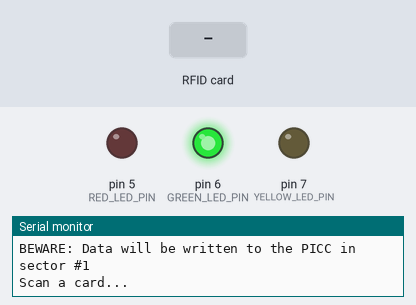
Recording of a sketch running on a simulated Arduino Uno, built with avr-gcc and run on an emulated ATmega328P. Parts: output pins drawn as LEDs (lit = HIGH), the last lines printed to the serial monitor. The test bench sets the inputs (shaded band). Pins used as bus, display or sensor lines are not drawn.

Above: at 0.2 s.
At 1.5 s:
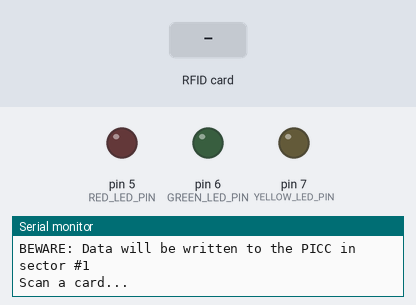
1.6 s: RFID card 5E 7A 19 C4 held to the reader
At 2.2 s:
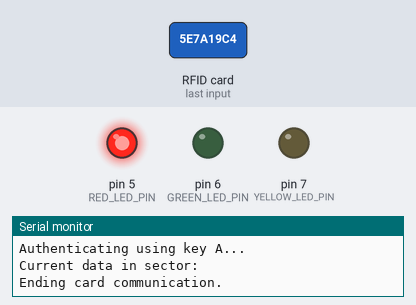
Timing chart, 0 to 5.1 s (numbered marks = the images above; inputs shaded):
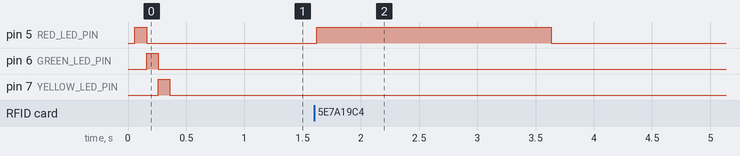

Measured:
- after the input at 1.6 s, pin 5 (RED_LED_PIN): LOW → HIGH at once, → LOW 2.0 s later

The sketch:

CardCounter.ino
```cpp
/*

  RFID/CardCounter
  Simple demonstratration of reading an writing value blocks with an RC522 RFID reader and MIFARE Classic cards.

  For info and circuit diagrams see https://github.com/tardate/LittleArduinoProjects/tree/main/playground/RFID/CardCounter

 */

#include "card_interface.h"
#include "charge_indicator.h"

const int RED_LED_PIN    = 5;
const int GREEN_LED_PIN  = 6;
const int YELLOW_LED_PIN = 7;

const int RST_PIN = 9;
const int SS_PIN  = 10;

MFRC522 mfrc522(SS_PIN, RST_PIN);

MFRC522::MIFARE_Key key = {0xff, 0xff, 0xff, 0xff, 0xff, 0xff}; // factory default

CardInterface card(&mfrc522, &key);

ChargeIndicator charger(RED_LED_PIN, GREEN_LED_PIN, YELLOW_LED_PIN);


/**
 * Initialize.
 */
void setup() {
  Serial.begin(115200);
  while (!Serial);
  card.begin();
  charger.begin();
}


/**
 * Main loop.
 */
void loop() {
  if (card.authenticated()) {
    card.dump_sector();
    if (card.charged()) {
      if (card.deduct()) {
        charger.start_deduct();
      } else {
        charger.start_reset();
        card.factory_reset();
      }
    } else {
      charger.start_charge();
      card.personalize();
    }
    card.dump_sector();
    card.halt();
    charger.end_state();
  }
}
```

card_interface.cpp
```cpp
#include "card_interface.h"


void dump_byte_array(byte *buffer, byte bufferSize) {
    for (byte i = 0; i < bufferSize; i++) {
        Serial.print(buffer[i] < 0x10 ? " 0" : " ");
        Serial.print(buffer[i], HEX);
    }
}


CardInterface::CardInterface(MFRC522 *mfrc522, MFRC522::MIFARE_Key *key) : trailer_buffer {} {
  this->mfrc522 = mfrc522;
  this->key_pointer = key;
}


void CardInterface::begin() {
  SPI.begin();
  mfrc522->PCD_Init();

  Serial.println(F("CardCounter MIFARE Classic value block demonstration."));
  Serial.print(F("Using key A/B = "));
  dump_byte_array(key_pointer->keyByte, MFRC522::MF_KEY_SIZE);
  Serial.println();
  Serial.print(F("BEWARE: Data will be written to the PICC in sector #"));
  Serial.println(DATA_SECTOR);
  Serial.println(F("Scan a card..."));
}


bool CardInterface::authenticated() {
  if (!mfrc522->PICC_IsNewCardPresent()) return false;
  if (!mfrc522->PICC_ReadCardSerial()) return false;

  Serial.print(F("Card UID:"));
  dump_byte_array(mfrc522->uid.uidByte, mfrc522->uid.size);
  Serial.println();
  Serial.print(F("PICC type: "));
  MFRC522::PICC_Type piccType = mfrc522->PICC_GetType(mfrc522->uid.sak);
  Serial.println(mfrc522->PICC_GetTypeName(piccType));

  if (    piccType != MFRC522::PICC_TYPE_MIFARE_MINI
      &&  piccType != MFRC522::PICC_TYPE_MIFARE_1K
      &&  piccType != MFRC522::PICC_TYPE_MIFARE_4K) {
    Serial.println(F("Sorry, only works with MIFARE Classic cards."));
    return false;
  }

  return auth_key_A() && read_trailer();
}


bool CardInterface::charged() {
  byte access_bits[4] = {};
  mfrc522->MIFARE_SetAccessBits(&access_bits[0], 6, 6, 0, 3);
  return (
    trailer_buffer[6] == access_bits[0]
    && trailer_buffer[7] == access_bits[1]
    && trailer_buffer[8] == access_bits[2]
  );
}


bool CardInterface::deduct() {
  int32_t charge_value = get_value(CHARGE_BLOCK);
  if (charge_value > 0) {
    Serial.println(F("Performing deduction from the card.."));
    if (!auth_key_B()) return false; // assuming key B is required for block write
    increment(USAGE_BLOCK) && transfer(USAGE_BLOCK) && decrement(CHARGE_BLOCK) && transfer(CHARGE_BLOCK);
    return auth_key_A();
  } else {
    return false;
  }
}


bool CardInterface::personalize() {
  Serial.print(F("Personalizing the card and applying initial charge in sector #"));
  Serial.println(DATA_SECTOR);

  byte buffer[16] = {};

  format_value_block(CHARGE_BLOCK, INITIAL_CHARGE, CHARGE_ADDRESS);
  format_value_block(USAGE_BLOCK, INITIAL_USAGE, USAGE_ADDRESS);
  write_block(NULL_BLOCK, buffer);

  setup_as_trailer_block(buffer, 6, 6, 0, 3);
  if (write_block(TRAILER_BLOCK, buffer)) {
    Serial.println(F("Personalization complete."));
    return true;
  } else {
    return false;
  }
}


bool CardInterface::factory_reset() {
  Serial.print(F("Reseting transport configuration for sector #"));
  Serial.println(DATA_SECTOR);

  byte buffer[16] = {};

  if (!auth_key_B()) return false; // assuming key B is required for block write

  write_block(CHARGE_BLOCK, buffer);
  write_block(USAGE_BLOCK, buffer);
  write_block(NULL_BLOCK, buffer);

  setup_as_trailer_block(buffer,0, 0, 0, 1);
  if (write_block(TRAILER_BLOCK, buffer)) {
    Serial.println(F("Reset complete."));
  }

  return auth_key_A();
}


void CardInterface::halt() {
  Serial.println(F("Ending card communication."));
  mfrc522->PICC_HaltA();
  mfrc522->PCD_StopCrypto1();
}


void CardInterface::dump_sector() {
  Serial.println(F("Current data in sector:"));
  mfrc522->PICC_DumpMifareClassicSectorToSerial(&(mfrc522->uid), key_pointer, DATA_SECTOR);
  Serial.println();
}


bool CardInterface::evaluate_status(MFRC522::StatusCode status) {
  if (status != MFRC522::STATUS_OK) {
    Serial.print(F("MIFARE transaction failed: "));
    Serial.println(mfrc522->GetStatusCodeName(status));
    return false;
  } else {
    return true;
  }
}


bool CardInterface::auth_key_A() {
  Serial.println(F("Authenticating using key A..."));
  return evaluate_status(
    mfrc522->PCD_Authenticate(MFRC522::PICC_CMD_MF_AUTH_KEY_A, TRAILER_BLOCK, key_pointer, &(mfrc522->uid))
  );
}


bool CardInterface::auth_key_B() {
  Serial.println(F("Authenticating using key B..."));
  return evaluate_status(
    mfrc522->PCD_Authenticate(MFRC522::PICC_CMD_MF_AUTH_KEY_B, TRAILER_BLOCK, key_pointer, &(mfrc522->uid))
  );
}


bool CardInterface::write_block(byte block, byte *buffer) {
  return evaluate_status(
    mfrc522->MIFARE_Write(block, buffer, 16)
  );
}


bool CardInterface::read_block(byte block, byte *buffer) {
  byte size = 18;
  return evaluate_status(
    mfrc522->MIFARE_Read(block, buffer, &size)
  );
}


int32_t CardInterface::get_value(byte block) {
  int32_t value = 0;
  evaluate_status(
    mfrc522->MIFARE_GetValue(block, &value)
  );
  return value;
}

bool CardInterface::increment(byte block) {
  return evaluate_status(
    mfrc522->MIFARE_Increment(block, 1)
  );
}


bool CardInterface::decrement(byte block) {
  return evaluate_status(
    mfrc522->MIFARE_Decrement(block, 1)
  );
}


bool CardInterface::transfer(byte block) {
  return evaluate_status(
    mfrc522->MIFARE_Transfer(block)
  );
}


bool CardInterface::read_trailer() {
  Serial.println(F("Reading sector trailer..."));
  return read_block(TRAILER_BLOCK, trailer_buffer);
}


void CardInterface::setup_as_trailer_block(byte *buffer, byte g0, byte g1, byte g2, byte g3) {
  for (byte i = 0; i < MFRC522::MF_KEY_SIZE; i++) {
      buffer[i] = key_pointer->keyByte[i];
      buffer[i + 10] = key_pointer->keyByte[i];
  }
  mfrc522->MIFARE_SetAccessBits(&buffer[6], g0, g1, g2, g3);
}


void CardInterface::format_value_block(byte block, int32_t initial_value, byte initial_address) {
  byte buffer[18];

  Serial.print(F("Reading block ")); Serial.println(block);
  if (!read_block(block, buffer)) {
    return;
  }

  if (    (buffer[0] == (byte)~buffer[4])
      &&  (buffer[1] == (byte)~buffer[5])
      &&  (buffer[2] == (byte)~buffer[6])
      &&  (buffer[3] == (byte)~buffer[7])

      &&  (buffer[0] == buffer[8])
      &&  (buffer[1] == buffer[9])
      &&  (buffer[2] == buffer[10])
      &&  (buffer[3] == buffer[11])

      &&  (buffer[12] == (byte)~buffer[13])
      &&  (buffer[12] ==        buffer[14])
      &&  (buffer[12] == (byte)~buffer[15])) {
      Serial.println(F("Block has correct Value Block format."));
  }
  else {
      Serial.println(F("Formatting as Value Block..."));
      int32_t initial_value_complement = ~initial_value;
      byte *vb = (byte*)&initial_value;
      byte *vbc = (byte*)&initial_value_complement;

      byte value_buffer[] = {
          *vb, *(vb + 1), *(vb + 2), *(vb + 3),
          *vbc, *(vbc + 1), *(vbc + 2), *(vbc + 3),
          *vb, *(vb + 1), *(vb + 2), *(vb + 3),
          initial_address,
          (byte)~initial_address,
          initial_address,
          (byte)~initial_address
      };
      write_block(block, value_buffer);
  }
}
```

card_interface.h
```cpp
/*

  A simplified MFRC522 interface

*/

#pragma once

#include <Arduino.h>
#include <SPI.h>
#include <MFRC522.h>


const byte DATA_SECTOR       = 1; // Defines the sector used for the demo: sector 1, from block 4 to block 7
const byte CHARGE_BLOCK      = 4; // the charge value block
const byte USAGE_BLOCK       = 5; // the usage value block
const byte NULL_BLOCK        = 6; // unused
const byte TRAILER_BLOCK     = 7; // sector trailer


const byte CHARGE_ADDRESS    = 0xf0; // arbitrary address for the charge value block
const byte USAGE_ADDRESS     = 0x0f; // arbitrary address for the usage value block


const int32_t INITIAL_CHARGE = 3;
const int32_t INITIAL_USAGE  = 0;


class CardInterface {

  public:

    CardInterface(MFRC522 *mfrc522, MFRC522::MIFARE_Key *key);

    /**
     * Initializes the SPI bus and MFRC522
     */
    void begin();

    /**
     * Returns true if card detected and authenticated
     */
    bool authenticated();

    /**
     * Returns true if card is personalised and charged
     */
    bool charged();

    /**
     * Returns true if a deduction was successful.
     * Returns false if failed because no balance remaining.
     */
    bool deduct();

    /**
     * Setup the card with initial charge
     */
    bool personalize();

    /**
     * Resets the data sector to default transport configuration
     */
    bool factory_reset();

    /**
     * Ends communication with a card
     */
    void halt();

    /**
     * Dumps the current sector data to Serial
     */
    void dump_sector();

  private:

    MFRC522 *mfrc522;
    MFRC522::MIFARE_Key *key_pointer;
    byte trailer_buffer[18];

    /**
     * Returns true if status code provided checks OK
     */
    bool evaluate_status(MFRC522::StatusCode status);

    /**
     * Returns true if authentication with key A succeeds
     */
    bool auth_key_A();

    /**
     * Returns true if authentication with key B succeeds
     */
    bool auth_key_B();

    /**
     * Writes the specified 16-byte block
     */
    bool write_block(byte block, byte *buffer);

    /**
     * Reads the specified block into an 18-byte buffer
     */
    bool read_block(byte block, byte *buffer);

    /**
     * Returns the value from the specified value block
     */
    int32_t get_value(byte block);

    /**
     * Increments specified value block (by 1)
     */
    bool increment(byte block);

    /**
     * Decrements specified value block (by 1)
     */
    bool decrement(byte block);

    /**
     * Performs transfer for specified value block
     */
    bool transfer(byte block);

    /**
     * Reads the trailer to trailer_buffer
     */
    bool read_trailer();

    /**
     * Initialises buffer as trailer block structure and values
     */
    void setup_as_trailer_block(byte *buffer, byte g0, byte g1, byte g2, byte g3);

    /**
     * Ensure that a given block is formatted as a Value Block.
     */
    void format_value_block(byte block, int32_t initial_value, byte initial_address);

};


/**
 * Helper routine to dump a byte array as hex values to Serial.
 */
void dump_byte_array(byte *buffer, byte bufferSize);
```

charge_indicator.cpp
```cpp
#include "charge_indicator.h"


ChargeIndicator::ChargeIndicator(int reset_led_pin, int recharge_led_pin, int deduct_led_pin) {
  this->reset_led_pin = reset_led_pin;
  this->recharge_led_pin = recharge_led_pin;
  this->deduct_led_pin = deduct_led_pin;
  end_state_delay = DEFAULT_DELAY;
}


void ChargeIndicator::begin() {
  pinMode(reset_led_pin, OUTPUT);
  pinMode(recharge_led_pin, OUTPUT);
  pinMode(deduct_led_pin, OUTPUT);
  hello();
}


void ChargeIndicator::start_charge() {
  end_state_delay = CHARGE_DELAY;
  digitalWrite(recharge_led_pin, HIGH);
}


void ChargeIndicator::start_reset() {
  end_state_delay = RESET_DELAY;
  digitalWrite(reset_led_pin, HIGH);
}


void ChargeIndicator::start_deduct() {
  end_state_delay = DEDUCT_DELAY;
  digitalWrite(deduct_led_pin, HIGH);
}


void ChargeIndicator::end_state() {
  delay(end_state_delay);
  end_state_delay = DEFAULT_DELAY;
  digitalWrite(reset_led_pin, LOW);
  digitalWrite(recharge_led_pin, LOW);
  digitalWrite(deduct_led_pin, LOW);
}


void ChargeIndicator::hello() {
  int duration = 100;
  flash(reset_led_pin, duration);
  flash(recharge_led_pin, duration);
  flash(deduct_led_pin, duration);
}


void ChargeIndicator::flash(int pin, int duration) {
  digitalWrite(pin, HIGH);
  delay(duration);
  digitalWrite(pin, LOW);
}
```

charge_indicator.h
```cpp
/*

  Controls charging/card control indicator LEDs.

*/

#pragma once

#include <Arduino.h>

const int DEFAULT_DELAY = 3000;
const int CHARGE_DELAY = 2000;
const int RESET_DELAY = 2000;
const int DEDUCT_DELAY = 200;

class ChargeIndicator {

  public:

    ChargeIndicator(int reset_led_pin, int recharge_led_pin, int deduct_led_pin);

    /**
     * Initializes indictor LEDs
     */
    void begin();

    /**
     * Signals start of personalize/charge action
     */
    void start_charge();

    /**
     * Signals start of reset action
     */
    void start_reset();

    /**
     * Signals start of deduct action
     */
    void start_deduct();

    /**
     * Signals end of action
     */
    void end_state();

  private:

    int reset_led_pin;
    int recharge_led_pin;
    int deduct_led_pin;
    int end_state_delay;

    /**
     * Flash a welcome sequence
     */
    void hello();

    /**
     * Flash a specific pin
     */
    void flash(int pin, int duration);

};
```
